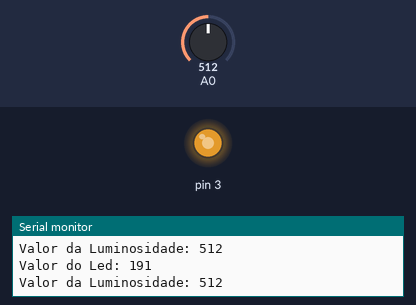
Bench run of a sketch on a simulated Arduino Uno, built with avr-gcc and run on an emulated ATmega328P. On the bench: output pins drawn as LEDs (lit = HIGH), the last lines printed to the serial monitor. The test bench sets the inputs (shaded band); at power-on: A0 = 512.

Above: at 1.2 s.
1.3 s: A0 set to 0
At 2.5 s:
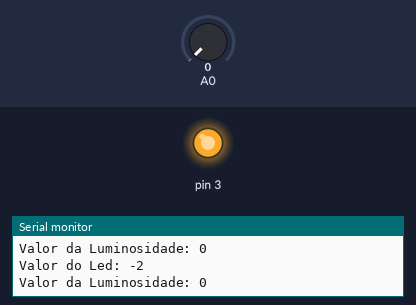
2.8 s: A0 set to 2
At 3.1 s:
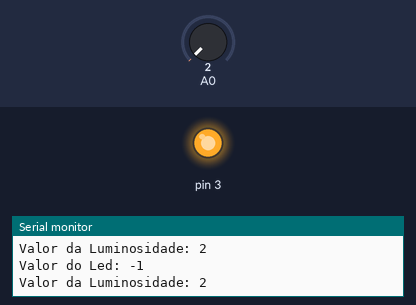
5.8 s: A0 set to 5
At 7.0 s:
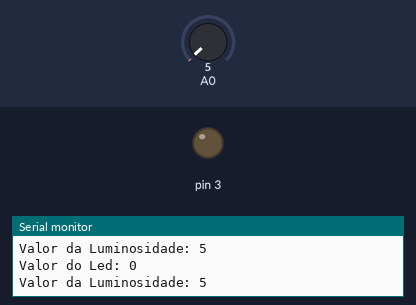
7.3 s: A0 set to 122
At 8.3 s:
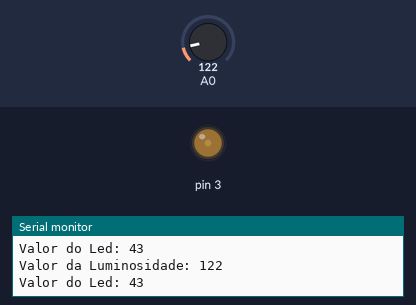
8.8 s: A0 set to 306
At 10.0 s:
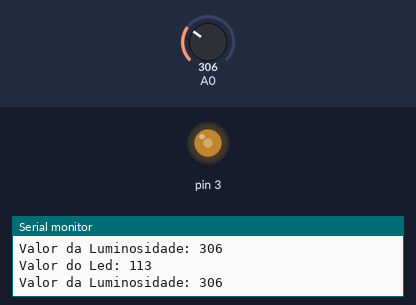
10.3 s: A0 set to 511
At 11.2 s:
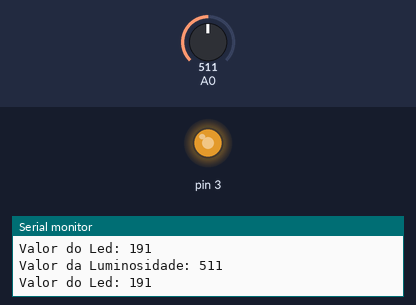
Timing chart, 0 to 12.8 s (numbered marks = the images above; inputs shaded):
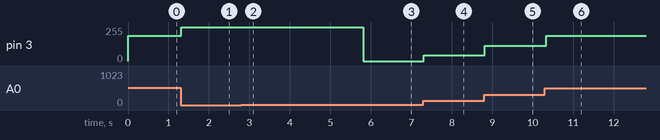

The sketch:

code.ino
```cpp
int valor;
int valorLed;

void setup(){
  Serial.begin(9600);
  pinMode(A0, INPUT);
  pinMode(3, OUTPUT);
}

void loop(){

  valor = analogRead(A0);

  valorLed = map(valor, 6, 679, 0, 255);

  analogWrite(3, valorLed);

  Serial.print("Valor da Luminosidade: ");
  Serial.println(valor);

  Serial.print("Valor do Led: ");
  Serial.println(valorLed);

  Serial.println("");

  delay(10);
}
```

Measured:
- the behaviour switches between 3 and 4 on A0 (found by bisection; images 2 and 3)
- after the input at 1.3 s, pin 3: 191/255 → 254/255 at once
- after the input at 2.8 s, pin 3: 254/255 → 255/255 at once
- after the input at 5.8 s, pin 3: 255/255 → 0/255 at once
- after the input at 7.3 s, pin 3: 0/255 → 43/255 at once
- after the input at 8.8 s, pin 3: 43/255 → 113/255 at once
- after the input at 10.3 s, pin 3: 113/255 → 191/255 at once
